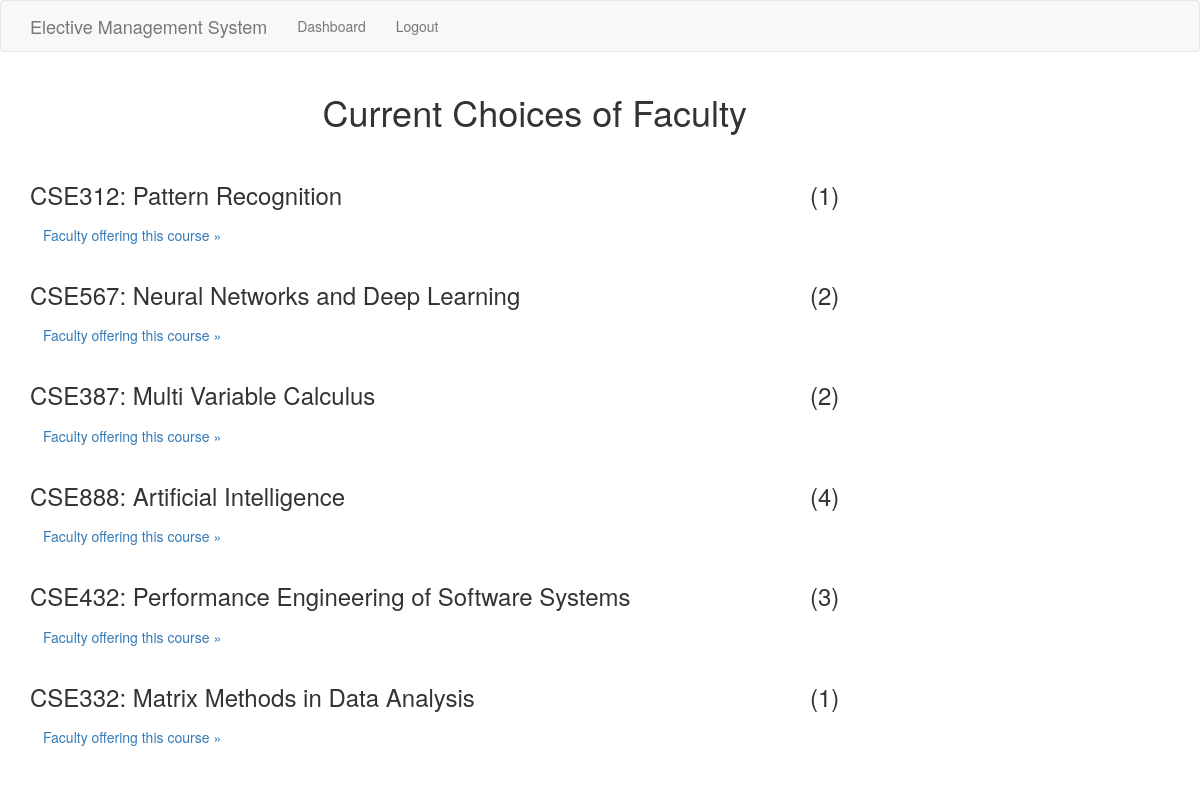
Page /ViewFacultyChoice (signed in) on the committed database.
### app/models.py (models this page shows, shortened)
class InitialElectiveList(db.Model):
    id = db.Column(db.Integer, primary_key = True)
    electiveID = db.Column(db.String(64), index = True, unique = True)
    electiveName = db.Column(db.String(64), index=True, unique=True)
    electiveDescription = db.Column(db.String(500))

### app/main/routes.py (the view)
@bp.route('/ViewFacultyChoice')
@login_required
def viewFacultyChoice():
    tmp = InitialElectiveList.query.all()
    tmp_list = []
    for x in tmp:
        tmp_list += [[x.electiveID, x.electiveName]]
    fac_list = {}
    for x in tmp_list:
        f = Faculty.query.filter_by(elective_id = x[0]).all()
        med_list = []
        for y in f:
            med = FacultyDetails.query.filter_by(fac_id = y.fac_id).first()
            med_list += [[med.name, med.fac_id]]
        fac_list[x[0]] = {'name' : x[1], 'faculty': med_list}
    print(fac_list)
    return render_template('ViewFacultyChoice2.html', title='Electives Chosen by Faculty', fac_list = fac_list)

### app/models.py (called while the page is built)
@login.user_loader
def load_user(id):
    return User.query.get(int(id))

### app/templates/ViewFacultyChoice2.html (shortened to what this page needs)
{% extends "base.html" %}
{% block app_content %}
<div class="row">
    <div class="col-md-6 col-md-offset-3">
        <h1> Current Choices of Faculty </h1>
    </div>
</div>
<br>
    {% for elective in fac_list %}
    <div class="span4 collapse-group">
        <div class="row">
                <div class="col-md-8">
                    <h3>{{elective + ": " + fac_list[elective]['name'] }}</h3>
                    <p><a class="btn" data-toggle="collapse" data-target="#{{'viewdetails' + elective}}"> Faculty offering this course &raquo;</a></p>
                </div>
                <div class = col-md-4>
                    <h3>{{" (" + (fac_list[elective]['faculty']|length)|string + ")"}}</h3>
                </div>
        </div>
    </div>
    {% endfor %}
{% endblock %}

### rows in the picture
InitialElectiveList: electiveID+electiveName "CSE312: Pattern Recognition", value "(1)"
InitialElectiveList: electiveID+electiveName "CSE567: Neural Networks and Deep Learning", value "(2)"
InitialElectiveList: electiveID+electiveName "CSE387: Multi Variable Calculus", value "(2)"
InitialElectiveList: electiveID+electiveName "CSE888: Artificial Intelligence", value "(4)"
InitialElectiveList: electiveID+electiveName "CSE432: Performance Engineering of Software Systems", value "(3)"
InitialElectiveList: electiveID+electiveName "CSE332: Matrix Methods in Data Analysis", value "(1)"
